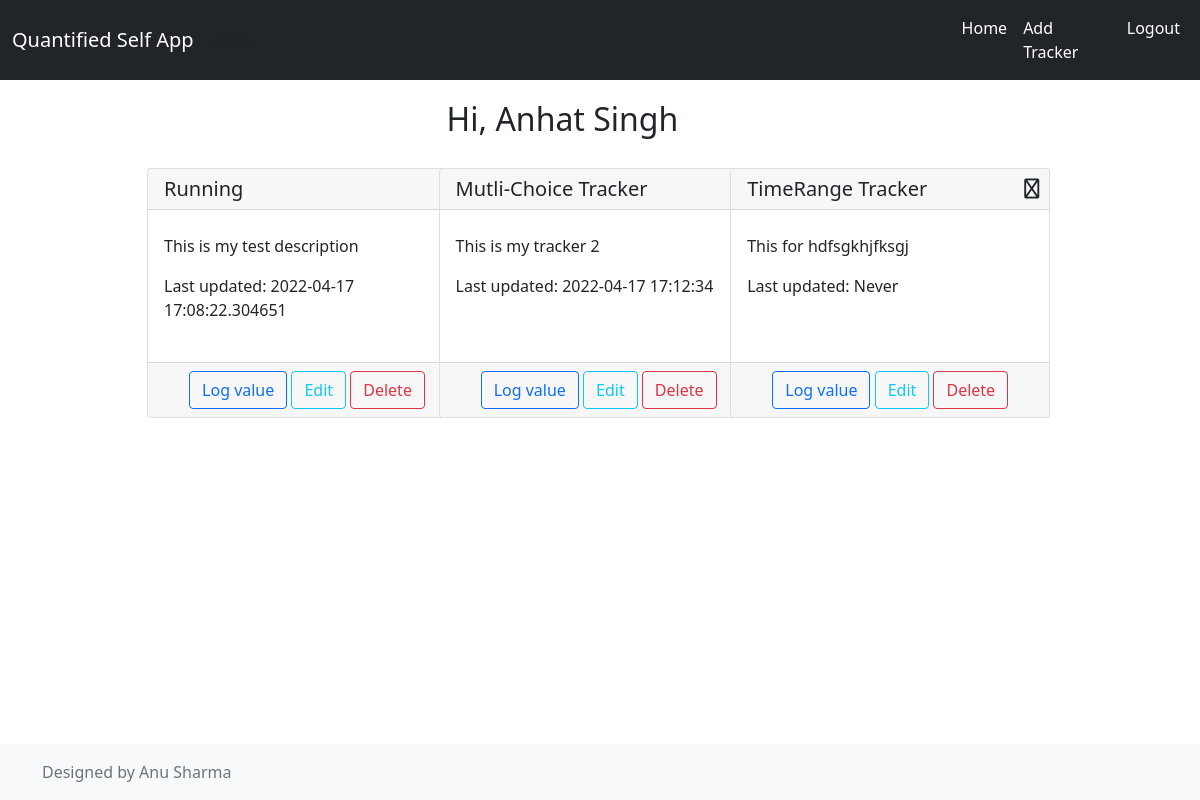
Page / (signed in) on the committed database.
### application/models.py (models this page shows)
class User(db.Model, UserMixin):
    __tablename__ = 'user'
    id = db.Column(db.Integer, autoincrement=True, primary_key=True)
    username= db.Column(db.String(55), nullable = False)
    email = db.Column(db.String(55), unique=True, nullable = False)
    password = db.Column(db.String(255), nullable = False)
    active = db.Column(db.Boolean(), nullable = False)
    roles = db.relationship('Role', secondary=roles_users, backref=db.backref('users', lazy='dynamic'))
    datetime = db.Column(db.String(), default=func.now())

class Tracker(db.Model):
    __tablename__ = 'tracker'
    id = db.Column(db.Integer, autoincrement = True, primary_key = True)
    name = db.Column(db.String(100), nullable = False)
    description = db.Column(db.String(255))
    user_id = db.Column(db.Integer, db.ForeignKey("user.id"), nullable = False)
    settings = db.relationship('Settings', backref='tracker', cascade="all,delete")
    ttype = db.relationship('Tracker_type', backref='tracker', cascade="all,delete")
    values = db.relationship('Tracker_log', backref='tracker', cascade="all,delete")

class Tracker_log(db.Model):
    __tablename__ = 'tracker_logs'
    id = db.Column(db.Integer,autoincrement = True, primary_key=True)
    tracker_id = db.Column(db.Integer,db.ForeignKey("tracker.id"), nullable = False)
    timestamp = db.Column(db.DateTime(timezone=True), default=func.now(), nullable = False)
    values = db.relationship('Tracker_log_value', backref='tracker_logs', cascade="all,delete")
    note = db.Column(db.String(255))

### application/controllers/default.py (the view)
@app.route('/')
@login_required
def home_page():
    try:
        trackers = []
        for i in Tracker.query.filter_by(user_id=flask_login.current_user.id).all():
            updated_at = Tracker_log.query.filter_by(tracker_id=i.id).order_by(Tracker_log.timestamp.desc()).all()
            updated_at = updated_at[0].timestamp if updated_at else "Never"
            trackers.append({'id': i.id, 'name': i.name, 'description': i.description, 'updated_at': updated_at})
        return render_template('home.html', title='Home Page', trackers = trackers)
    except:
        app.logger.exception("error occurred")
        abort(500)

### templates/home.html (shortened to what this page needs)
{% include "header.html" %}
{% set active_page = 'home' %}
<div class="col col-10">
    <div class="row justify-content-md-center">
        <div class="col-md-auto">
<h2 class="page-head">
    Hi, {{ current_user.username }}
</h2>
</div>
</div>
<div class="row">
{% for i in trackers %}
<div class="col-sm-4">
<div class="card" style="width: 20rem;min-height:250px;margin:10px;">
    <h5 class="card-header">
            <a href="/tracker/{{i['id']}}/show">{{i['name'] | e}}
            <i class="fa fa-regular fa-info icon-right"></i></a>
    </h5>
    <div class="card-body">
      <p class="card-text">{{i['description'] | e }}</p>
      <p class="card-text">Last updated: {{i['updated_at'] | e }}</p>
    </div>
    <div class="text-center card-footer">
        <a href="/tracker/{{i['id']}}/log/add"><button type="button card-link" class="btn btn-outline-primary">Log value</button></a>
        <a href="/tracker/{{i['id']}}/edit"><button type="button card-link" class="btn btn-outline-info">Edit</button></a>
        <a href="/tracker/{{i['id']}}/delete"><button type="button card-link" class="btn btn-outline-danger">Delete</a></button></a>
        </div>
  </div>
</div>
{% endfor %}
</div>
</div>
{% with title=title %}{% include "footer.html" %}{% endwith %}

### templates/header.html (shortened to what this page needs)
<!DOCTYPE html>
<html>
    <head>
        <link href="https://cdn.jsdelivr.net/npm/bootstrap@5.1.3/dist/css/bootstrap.min.css" rel="stylesheet">
        <link rel="stylesheet" type="text/css" href="{{url_for('static', filename='css/jquery.datetimepicker.min.css')}}"/ >
        <link rel="stylesheet" type="text/css" href="https://cdn.datatables.net/v/bs5/dt-1.11.5/b-2.2.2/b-html5-2.2.2/b-print-2.2.2/datatables.min.css"/>
        <link rel="stylesheet" type="text/css" href="https://cdn.jsdelivr.net/npm/daterangepicker/daterangepicker.css" />
        <link href="{{url_for('static', filename='css/apexcharts.css')}}" rel="stylesheet">
        <link href="{{url_for('static', filename='css/custom.css')}}" rel="stylesheet">
        <link href="https://unpkg.com/@yaireo/tagify/dist/tagify.css" rel="stylesheet" type="text/css" />
    </head>
    <body>
<nav class="navbar navbar-expand-lg navbar-dark bg-dark sticky-top">
    <div class="container-fluid">
      <a class="navbar-brand" href="{{url_for('home_page')}}">Quantified Self App</a>
      <div class="collapse navbar-collapse" id="navbarSupportedContent">
        <ul class="navbar-nav">
        {% for href, id, text in navigation_bar %}
          <li class="nav-item">
            <a class="nav-link active" aria-current="page" href="{{ href|e }}">{{ text|e }}</a>
          </li>
          {% endfor %}
           </ul>
      </div>
    </div>
  </nav>
    <div class="container">
    <div class="row overflow-auto">
        <div class="col col-1"></div>
        <div class="col col-11">

### templates/footer.html
        </div>
        </div>
        <div class="row">
          <div class="col-12" style="min-height:100px;"></div>
        </div>
    </div>
    <footer class="footer mt-auto py-3 bg-light fixed-bottom">
        <div class="container">
          <span class="text-muted">Designed by Anu Sharma</span>
        </div>
      </footer>
    </body>
</html>

### static/css/custom.css (style rules this page uses)
a { color: inherit; text-decoration: none; }
.icon-right { float: right; margin-top: 2px; margin-right: -6px; }
.page-head { margin:20px; }

### rows in the picture
User: username "Anhat Singh"
Tracker: name "Running", description "This is my test description", updated_at "2022-04-17 17:08:22.304651"
Tracker: name "Mutli-Choice Tracker", description "This is my tracker 2", updated_at "2022-04-17 17:12:34"
Tracker: name "TimeRange Tracker", description "This for hdfsgkhjfksgj", updated_at "Never"

### other values in the picture
{{ text|e }} "Home" "Add Tracker" "Logout"
